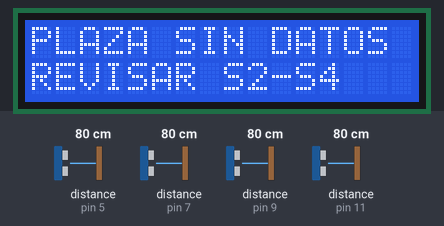
A sketch run on a simulated Arduino Uno, built with avr-gcc and run on an emulated ATmega328P. Parts: 16×2 character LCD. Wiring (inferred from the names in the program): 4 × ultrasonic range finder: trigger pin 4, echo pin 5 / trigger pin 6, echo pin 7 / trigger pin 8, echo pin 9 / trigger pin 10, echo pin 11. Inputs (shaded band) come from the test bench; at power-on: distance to the obstacle (sensors on pin 5, pin 7, pin 9, pin 11) 80 cm. The echo pulse lasts 58.3 µs per cm; what the sketch prints to the serial monitor is not drawn.

Above: at 1.3 s.
1.4 s: distance to the obstacle (sensor on pin 5) set to 2 cm
At 1.9 s:
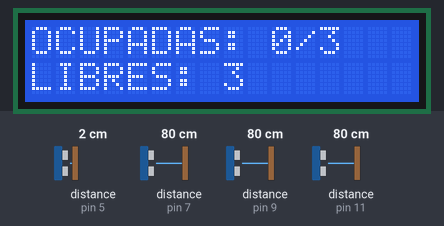
At 3.2 s:
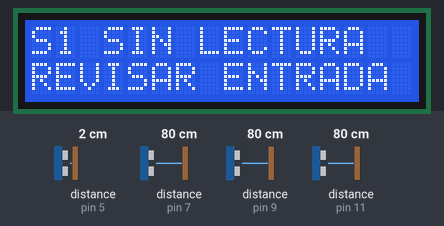
4.9 s: distance to the obstacle (sensor on pin 7) set to 18 cm
8.4 s: distance to the obstacle (sensor on pin 9) set to 120 cm
11.9 s: distance to the obstacle (sensor on pin 11) set to 2 cm
15.4 s: distance to the obstacle (sensor on pin 7) set to 60 cm
18.9 s: distance to the obstacle (sensor on pin 5) set to 4 cm
At 20.6 s:
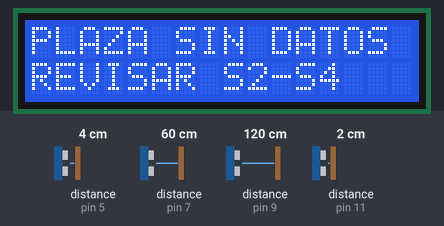
Timing chart, 0 to 22.1 s (numbered marks = the images above; inputs shaded):
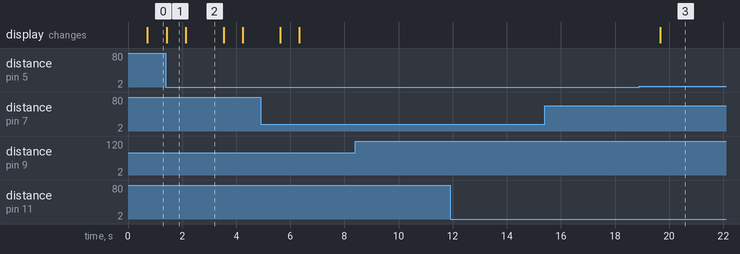

Measured:
- the behaviour switches between 2 and 3 cm on distance to the obstacle (sensor on pin 5) (found by bisection; images 2 and 3)
- after the input at 1.4 s, the display: first differs from a run without the input after 0.73 s (image 2)
- after the input at 18.9 s, the display: changes after 0.77 s (image 3)
- what the display in image 1 shows lasts 0.7 s, from 1.4 s to 2.1 s
- what the display in image 2 shows lasts 1.4 s, from 2.1 s to 3.5 s

The sketch:

Parqueo_UNO_4_Sensores.ino
```cpp
/*
  PARQUEO AUTOMATICO - ARDUINO UNO
  S1 entrada: TRIG D4, ECHO D5
  S2 plaza 1: TRIG D6, ECHO D7
  S3 plaza 2: TRIG D8, ECHO D9
  S4 plaza 3: TRIG D10, ECHO D11
  LCD I2C: SDA A4, SCL A5, VCC 5 V, GND GND
  UART unidireccional SEGURA: UNO D12 (colector abierto por software)
  -> ESP32 GPIO16, 1200 8N1. Pull-up 4.7k a 3V3 en el receptor.

  IMPORTANTE: D12 NUNCA conduce 5 V al ESP32.
*/
#include <Wire.h>
#include <hd44780.h>
#include <hd44780ioClass/hd44780_I2Cexp.h>

const byte UNO_TRIG[4] = {4, 6, 8, 10};
const byte UNO_ECHO[4] = {5, 7, 9, 11};
const byte UNO_TX_ABIERTO = 12;
const long UNO_OCUPADA_MM = 120;  // <= 12 cm
const long UNO_LIBRE_MM   = 150;  // >= 15 cm (histeresis)
const unsigned int UNO_BIT_US = 833; // 1200 baudios

hd44780_I2Cexp pantalla;
bool lcdLista = false;
long mm[4] = {-1, -1, -1, -1};
// -1 desconocida; 0 libre; 1 ocupada
int8_t estadoPlaza[3] = {-1, -1, -1};
byte confirmaOcupada[3] = {0, 0, 0};
byte confirmaLibre[3] = {0, 0, 0};

void lineaCero() {
  digitalWrite(UNO_TX_ABIERTO, LOW);
  pinMode(UNO_TX_ABIERTO, OUTPUT);
}
void lineaLibre() {
  pinMode(UNO_TX_ABIERTO, INPUT); // alta impedancia; NO OUTPUT HIGH
  digitalWrite(UNO_TX_ABIERTO, LOW); // pull-up INTERNO del UNO desactivado
}
void enviarByteUART(byte dato) {
  noInterrupts();
  lineaCero(); // start
  delayMicroseconds(UNO_BIT_US);
  for (byte bit = 0; bit < 8; bit++) {
    if (dato & (1 << bit)) lineaLibre();
    else lineaCero();
    delayMicroseconds(UNO_BIT_US);
  }
  lineaLibre(); // stop
  delayMicroseconds(UNO_BIT_US);
  interrupts();
}
void enviarMensajeUART(const char* texto) {
  for (; *texto; texto++) enviarByteUART((byte)*texto);
  enviarByteUART('\n');
}

bool valida(long distancia) {
  return distancia >= 20 && distancia <= 4000;
}
long medirMM(byte trig, byte echo) {
  digitalWrite(trig, LOW);
  delayMicroseconds(3);
  digitalWrite(trig, HIGH);
  delayMicroseconds(10);
  digitalWrite(trig, LOW);
  unsigned long duracion = pulseIn(echo, HIGH, 30000UL);
  if (duracion == 0) return -1;
  long resultado = (duracion * 343UL + 1000UL) / 2000UL;
  return valida(resultado) ? resultado : -1;
}

// Debounce de 2 muestras e histeresis, igual que en el ESP32.
void actualizarPlaza(byte plaza, long distancia) {
  if (!valida(distancia)) {
    estadoPlaza[plaza] = -1;
    confirmaOcupada[plaza] = 0;
    confirmaLibre[plaza] = 0;
    return;
  }
  if (distancia <= UNO_OCUPADA_MM) {
    confirmaLibre[plaza] = 0;
    if (confirmaOcupada[plaza] < 2) confirmaOcupada[plaza]++;
    if (confirmaOcupada[plaza] >= 2) estadoPlaza[plaza] = 1;
  } else if (distancia >= UNO_LIBRE_MM) {
    confirmaOcupada[plaza] = 0;
    if (confirmaLibre[plaza] < 2) confirmaLibre[plaza]++;
    if (confirmaLibre[plaza] >= 2) estadoPlaza[plaza] = 0;
  } else {
    confirmaOcupada[plaza] = 0;
    confirmaLibre[plaza] = 0;
  }
}

void lcdMostrar(const char* a, const char* b) {
  if (!lcdLista) return;
  pantalla.setCursor(0, 0);
  pantalla.print(F("                "));
  pantalla.setCursor(0, 0);
  pantalla.print(a);
  pantalla.setCursor(0, 1);
  pantalla.print(F("                "));
  pantalla.setCursor(0, 1);
  pantalla.print(b);
}
void actualizarLCD() {
  if (!valida(mm[0])) {
    lcdMostrar("S1 SIN LECTURA", "REVISAR ENTRADA");
    return;
  }
  int ocupadas = 0;
  for (byte i = 0; i < 3; i++) {
    if (estadoPlaza[i] < 0) {
      lcdMostrar("PLAZA SIN DATOS", "REVISAR S2-S4");
      return;
    }
    if (estadoPlaza[i] == 1) ocupadas++;
  }
  if (ocupadas == 3) {
    lcdMostrar("PARQUEO LLENO", "SIN NUEVO ACCESO");
  } else {
    char linea1[17], linea2[17];
    snprintf(linea1, sizeof(linea1), "OCUPADAS: %d/3", ocupadas);
    snprintf(linea2, sizeof(linea2), "LIBRES: %d", 3 - ocupadas);
    lcdMostrar(linea1, linea2);
  }
}

void setup() {
  Serial.begin(9600);
  lineaLibre();
  for (byte i = 0; i < 4; i++) {
    pinMode(UNO_TRIG[i], OUTPUT);
    pinMode(UNO_ECHO[i], INPUT);
    digitalWrite(UNO_TRIG[i], LOW);
  }
  lcdLista = (pantalla.begin(16, 2) == 0);
  if (lcdLista) {
    pantalla.backlight();
    lcdMostrar("PARQUEO 3 PLAZAS", "INICIANDO...");
  }
  Serial.println(F("UNO listo: 4 sensores, LCD y TX abierto D12"));
}

void loop() {
  for (byte i = 0; i < 4; i++) {
    mm[i] = medirMM(UNO_TRIG[i], UNO_ECHO[i]);
    delay(70); // HC-SR04: evitar interferencia entre sensores
  }
  for (byte i = 0; i < 3; i++) actualizarPlaza(i, mm[i + 1]);

  // Misma trama que espera el ESP32. mm=-1 significa lectura invalida.
  char mensaje[64];
  snprintf(mensaje, sizeof(mensaje), "S1:%ld,S2:%ld,S3:%ld,S4:%ld",
           mm[0], mm[1], mm[2], mm[3]);
  enviarMensajeUART(mensaje);
  Serial.println(mensaje);
  actualizarLCD();
  delay(120);
}
```
